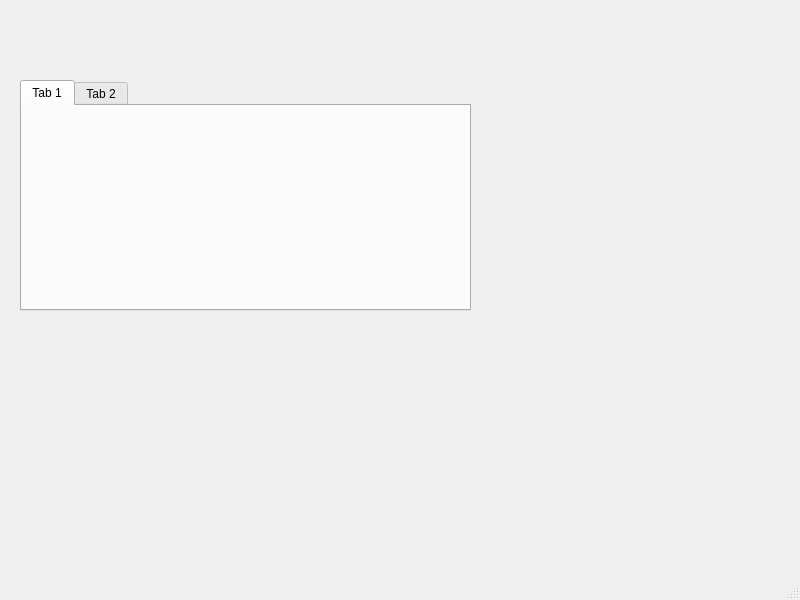
<?xml version="1.0" encoding="UTF-8"?>
<ui version="4.0">
 <class>MainWindow</class>
 <widget class="QMainWindow" name="MainWindow">
  <property name="geometry">
   <rect>
    <x>0</x>
    <y>0</y>
    <width>800</width>
    <height>600</height>
   </rect>
  </property>
  <property name="windowTitle">
   <string>MainWindow</string>
  </property>
  <widget class="QWidget" name="centralwidget">
   <widget class="QTabWidget" name="tabWidget">
    <property name="geometry">
     <rect>
      <x>20</x>
      <y>80</y>
      <width>451</width>
      <height>231</height>
     </rect>
    </property>
    <widget class="QWidget" name="tab">
     <attribute name="title">
      <string>Tab 1</string>
     </attribute>
    </widget>
    <widget class="QWidget" name="tab_2">
     <attribute name="title">
      <string>Tab 2</string>
     </attribute>
    </widget>
   </widget>
  </widget>
  <widget class="QMenuBar" name="menubar">
   <property name="geometry">
    <rect>
     <x>0</x>
     <y>0</y>
     <width>800</width>
     <height>22</height>
    </rect>
   </property>
  </widget>
  <widget class="QStatusBar" name="statusbar"/>
 </widget>
 <resources/>
 <connections/>
</ui>
